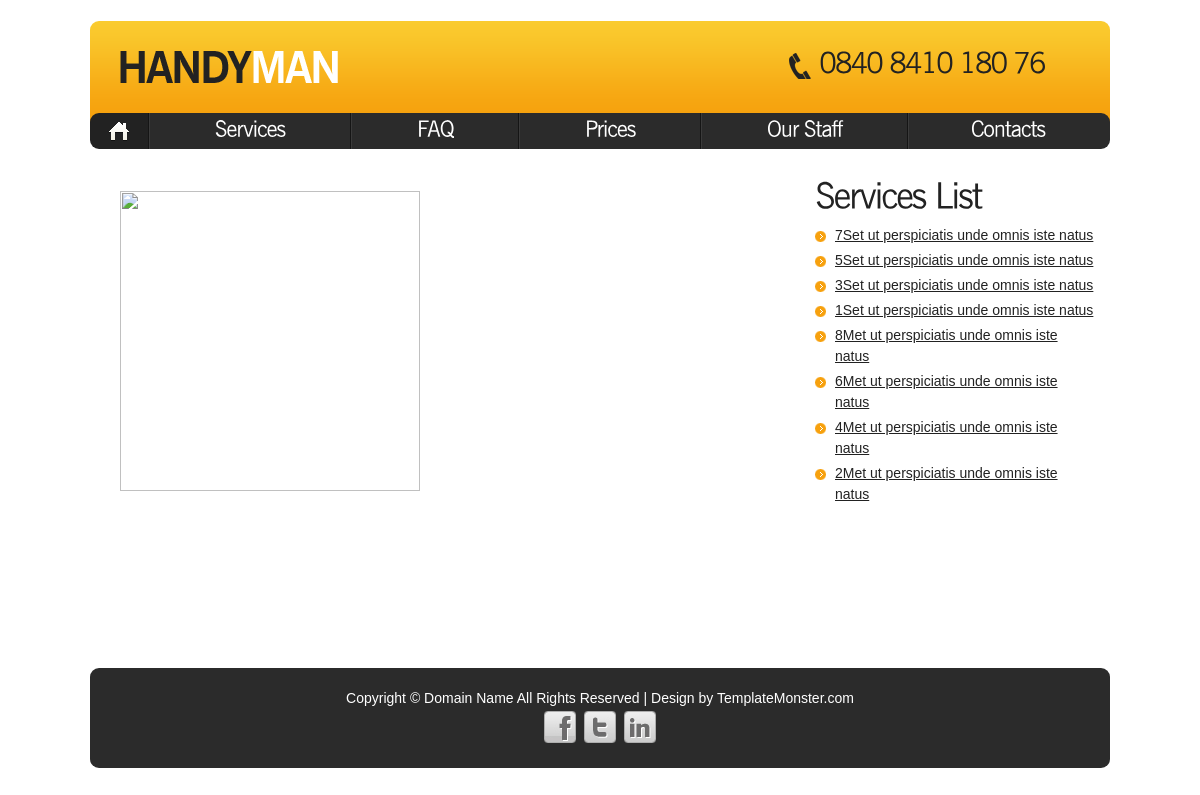
The page /view_services.php on the database its author committed.
### tables this page shows
CREATE TABLE `config` (
  `config_id` int(11) NOT NULL,
  `config_logo` varchar(250) NOT NULL,
  `config_phone` varchar(20) NOT NULL,
  `config_title` varchar(70) NOT NULL,
  `config_desc` varchar(250) NOT NULL,
  `config_keywords` varchar(250) NOT NULL,
  `config_face` varchar(100) NOT NULL,
  `config_twit` varchar(100) NOT NULL,
  `config_footer` varchar(500) NOT NULL,
  `config_address` varchar(500) NOT NULL,
  `config_email` varchar(100) NOT NULL,
  `config_fax` varchar(50) NOT NULL,
  `config_author` varchar(25) NOT NULL
);

CREATE TABLE `menu` (
  `menu_id` int(11) NOT NULL,
  `menu_name` varchar(25) NOT NULL,
  `menu_url` varchar(250) NOT NULL
);

CREATE TABLE `services` (
  `services_id` int(11) NOT NULL,
  `services_date` datetime NOT NULL,
  `services_name` varchar(100) NOT NULL,
  `services_detail` varchar(2000) NOT NULL,
  `services_path` varchar(250) NOT NULL,
  `services_hit` varchar(50) NOT NULL DEFAULT '0'
);

### view_services.php (the view, shortened to what this page needs)
<?php
  include 'header.php';
   $services_id = @$_GET['services_id'];
   $run_services = mysqli_query($conn,"SELECT * FROM services WHERE services_id= '$services_id' ");
   $row_services=mysqli_fetch_assoc($run_services);
?>
    <section id="content">
      <div class="wrapper">
        <article class="col-1">
          <div class="indent-left">
            <div class="wrapper prev-indent-bot">
              <figure class="img-indent"><img width="300px;" height="300px;" src="admin/<?php echo $row_services['services_path']; ?>" alt=""></figure>
              <div class="extra-wrap">
                 <?php echo $row_services['services_detail']; ?></div>
            </div>
        </article>
        <article class="col-2">
          <h3 class="p1">Services List</h3>
          <ul class="list-1">
          <?php
            $run_services = mysqli_query($conn,"SELECT * FROM services ORDER BY services_hit DESC limit 10");
            while($row_services=mysqli_fetch_assoc($run_services)){?>
                    <li><a href="view_services.php?services_id=<?php echo $row_services['services_id']; ?>"> <?php echo $row_services['services_name']; ?></a></li>
            <?php } ?>
         </ul>
        </article>
      </div>
    </section>
    <aside>
      <div class="block"></div>
    </aside>
  </div>
</div>
<?php include 'footer.php';?>

### header.php (shortened to what this page needs)
<?php
include 'db.php';
$run_config= "SELECT * FROM config";
$con_config= mysqli_query($conn,$run_config);
$row_config = mysqli_fetch_assoc($con_config);
?>
<!DOCTYPE html>
<html lang="en">
<head>
    <link rel="stylesheet" href="css/reset.css" type="text/css" media="screen">
    <link rel="stylesheet" href="css/styles.css" type="text/css" media="screen">
    <link rel="stylesheet" href="css/layout.css" type="text/css" media="screen">
    <link href="assets/css/bootstrap-fileupload.min.css" rel="stylesheet"/>
</head>
<body id="page1">
<div class="extra">
    <div class="main">
        <header>
            <div class="indent">
                <div class="row-top">
                    <div class="wrapper">
                        <img style="margin: 30px 0px 0px 30px;" src="<?php echo $row_config['config_logo']; ?>">
                        <strong class="support"><?php echo $row_config['config_phone']; ?></strong> </div>
                </div>
                <nav>
                    <ul class="menu">
                        <li><a class="active" href="index.php">Home</a></li>
                      <?php
                            $count_sql= mysqli_query($conn,"SELECT * FROM menu");
                            $count_menu = mysqli_num_rows($count_sql);
                            $count=0;
                                while($row_menu=mysqli_fetch_assoc($count_sql)){
                                    $count++; ?>
                                 <li class="<?php
                                    if($count_menu == $count){
                                        echo "last";
                                    }
                                 ?>"><a href="<?php echo $row_menu['menu_url'];?>"><?php echo $row_menu['menu_name'];?> </a></li>
                      <?php   }     ?>
                </nav>
            </div>
        </header>

### footer.php (shortened to what this page needs)
<footer>
    <div class="main">
        <div class="footer-bg">
            <?php echo $row_config['config_footer']; ?>
            <ul class="list-services">
                <li><a class="tooltips" target="_blank" href="<?php echo $row_config['config_face']; ?>"></a></li>
                <li class="item-1"><a target="_blank" class="tooltips" href="<?php echo $row_config['config_twit']; ?>"></a></li>
                <li class="item-2"><a target="_blank" class="tooltips" href="https://www.linkedin.com/"></a></li>
            </ul>
        </div>
    </div>
</footer>
</body>
</html>

### css/styles.css (style rules this page uses)
article, aside, audio, canvas, command, datalist, details, embed, figcaption, figure, footer, header, hgroup, keygen, meter, nav, output, progress, section, source, video { display:block }
html { width:100% }
body { font-family:Arial, Helvetica, sans-serif; font-size:100%; color:#222; min-width:1020px; background:#fff }
.main { width:1020px; padding:0; margin:0 auto; font-size:0.875em; line-height:1.785em }
a { color:#f6a20e; outline:none }
.col-1, .col-2, .column-1, .column-2 { float:left }
.wrapper { width:100%; overflow:hidden; position:relative }
.extra-wrap { overflow:hidden }
.p1 { margin-bottom:8px }
.indent { padding:21px 0 0; position:relative; overflow:hidden }
.indent-left { padding-left:30px }
.prev-indent-bot { margin-bottom:12px }
.img-indent { float:left; margin:0 20px 0px 0 }
.menu li a, .link, .button, .button-2, h1 a { text-decoration:none }
header { width:100%; position:relative; z-index:2; }
.row-top { width:100%; min-height:101px; background:url(../images/row-top-tail.gif) left top repeat-x #f6a20e; border-radius:9px 9px 0 0; -moz-border-radius:9px 9px 0 0; -webkit-border-radius:9px 9px 0 0; position:relative; overflow:hidden; z-index:1; }
.support { display:block; font-size:29px; line-height:1.2em; padding:29px 65px 0 30px; letter-spacing:-2px; background:url(../images/pic-1.png) 0 32px no-repeat; float:right; }
.menu { padding:0 0 0 0; width:100%; margin-top:-9px; position:relative; z-index:2; }
.menu li { float:left; position:relative; padding-right:2px; background:url(../images/menu-spacer.gif) right top repeat-y; }
.menu li.last { background:none; padding:0 }
.menu li a { display:block; font-size:22px; font-weight:400; line-height:2em; padding:6px 64px 8px 65px; color:#fff; text-transform:capitalize; letter-spacing:-1px; background:#2b2b2b; }
.menu li:first-child a { padding:6px 0 8px; width:58px; text-indent:-9999px; background:url(../images/menu-home-icon.png) center center no-repeat #2b2b2b; border-radius:9px 0 0 9px; -moz-border-radius:9px 0 0 9px; -webkit-border-radius:9px 0 0 9px; }
.menu li.last a { padding:6px 64px 8px 62px; border-radius:0 9px 9px 0; -moz-border-radius:0 9px 9px 0; -webkit-border-radius:0 9px 9px 0; }
.menu li a.active, .menu > li > a:hover { background-color:#222; }
aside { width:100%; padding:21px 0; }
#content { width:100%; padding:20px 0; position:relative; z-index:1; }
h3 { font-size:36px; line-height:1.222em; color:#222; letter-spacing:-2px; margin-bottom:22px; }
.list-1 li { line-height:21px; padding:2px 0 2px 20px; background:url(../images/marker-1.png) 0 8px no-repeat; }
.list-1 li a { display:inline-block; color:#222; }
footer { width:100%; height:132px; color:#fff; text-align:center; position:relative; overflow:hidden; z-index:9; }
.footer-bg { width:100%; padding:18px 0 25px; background:#2b2b2b; border-radius:9px; -moz-border-radius:9px; -webkit-border-radius:9px; }
.list-services { padding:0; width:112px; margin:0 auto; overflow:hidden; }
.list-services li { float:left; padding:0 0 0 8px; }
.list-services li:first-child { padding:0 }
.list-services li a { display:block; width:32px; height:32px; text-indent:-9999px; background:url(../images/social-icons.png) 0 0 no-repeat; }
.list-services li.item-1 a { background-position:-40px 0 }
.list-services li.item-2 a { background-position:-80px 0 }
.block { height:132px }
.extra { min-height:100%; height:auto !important; height:100%; margin: 0 auto -132px; position:relative; overflow:hidden; }
html, body { height:100% }

### css/layout.css (style rules this page uses)
#page1 .col-1 { width:660px; margin-right:65px }
#page1 .col-2 { width:280px }
#page1 .indent { padding:21px 0 20px }
#page1 #content { padding:10px 0 33px }

### rows shown on the page
config: config_logo (picture), config_footer "Copyright © Domain Name All Rights Reserved | Design by TemplateMonster.com"
services: services_name "7Set ut perspiciatis unde omnis iste natus"
services: services_name "5Set ut perspiciatis unde omnis iste natus"
services: services_name "3Set ut perspiciatis unde omnis iste natus"
services: services_name "1Set ut perspiciatis unde omnis iste natus"
services: services_name "8Met ut perspiciatis unde omnis iste natus"
services: services_name "6Met ut perspiciatis unde omnis iste natus"
services: services_name "4Met ut perspiciatis unde omnis iste natus"
services: services_name "2Met ut perspiciatis unde omnis iste natus"
